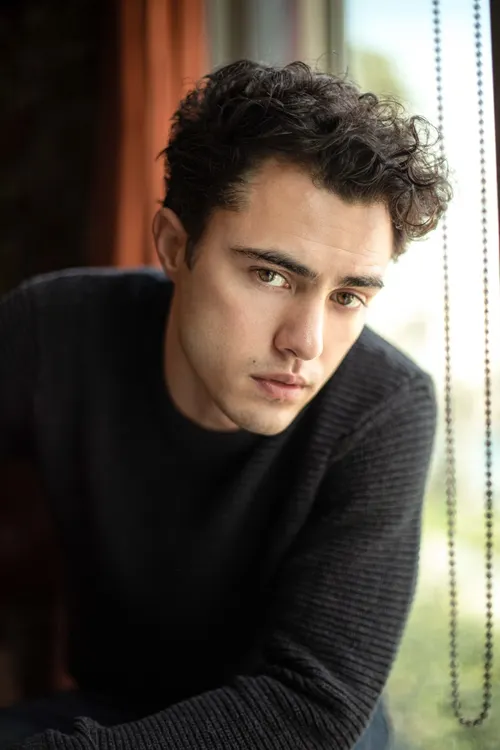
#> input picture image.png, 500 x 750 px, given in place of the camera
$ python face_detection_video.py
#> lines starting #> are read from the running program, lines starting #| are printed output that depends on the picture; after the words box and inside, x2 and y2 are one past the last pixel; in counts of white or black regions, pixels touching at a corner belong together
import cv2
import cv2.data
import random
import time

# Load model
model = cv2.CascadeClassifier(cv2.data.haarcascades + "haarcascade_frontalface_default.xml")

# Start camera
cam = cv2.VideoCapture(0)

# For FPS calculation
prev_time = 0

# Store colors for faces (to avoid flickering)
face_colors = {}

# Toggle mode
blur_mode = False

def get_color(face_id):
    if face_id not in face_colors:
        face_colors[face_id] = (
            random.randint(0,255),
            random.randint(0,255),
            random.randint(0,255)
        )
    return face_colors[face_id]

while True:
    status, frame = cam.read()
#> frame is the input picture: shape (750, 500, 3); mean B, G, R 69.2, 78.3, 86.6
    if not status:
        print("Camera not found")
        break

    gray = cv2.cvtColor(frame, cv2.COLOR_BGR2GRAY)
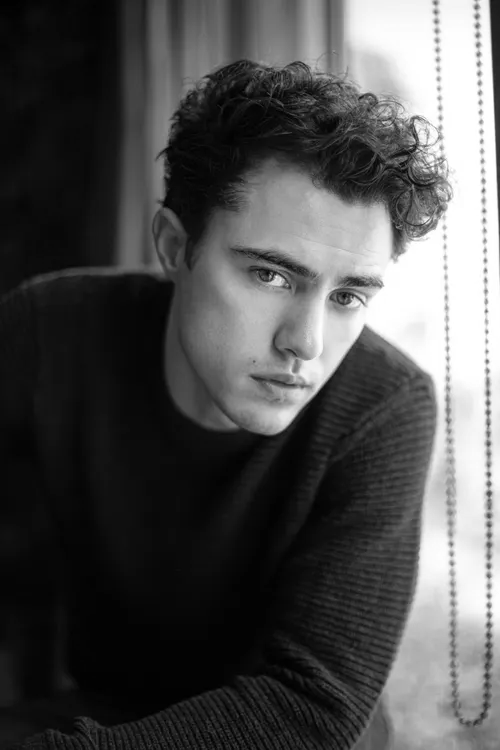
#> gray: shape (750, 500); min 0, max 255, mean 79.8

    faces = model.detectMultiScale(gray, 1.3, 5)
#> faces = [[185, 196, 229, 229]]

    # Assign IDs (simple indexing)
    for i, (x, y, w, h) in enumerate(faces):

        color = get_color(i)

        if blur_mode:
            # Blur face (privacy mode 🔐)
            face_region = frame[y:y+h, x:x+w]
            face_region = cv2.GaussianBlur(face_region, (99, 99), 30)
            frame[y:y+h, x:x+w] = face_region
        else:
            # Draw rectangle
            cv2.rectangle(frame, (x, y), (x+w, y+h), color, 2)

            # Stylish label background
            cv2.rectangle(frame, (x, y-30), (x+w, y), color, -1)

            # Label text
            cv2.putText(frame,
                        f"Face {i+1}",
                        (x+5, y-8),
                        cv2.FONT_HERSHEY_SIMPLEX,
                        0.6,
                        (255,255,255),
                        2,
                        cv2.LINE_AA)
#> this loop made 1 pass
#> (x, y, w, h, color) on pass 1: (185, 196, 229, 229, (197, 215, 20))
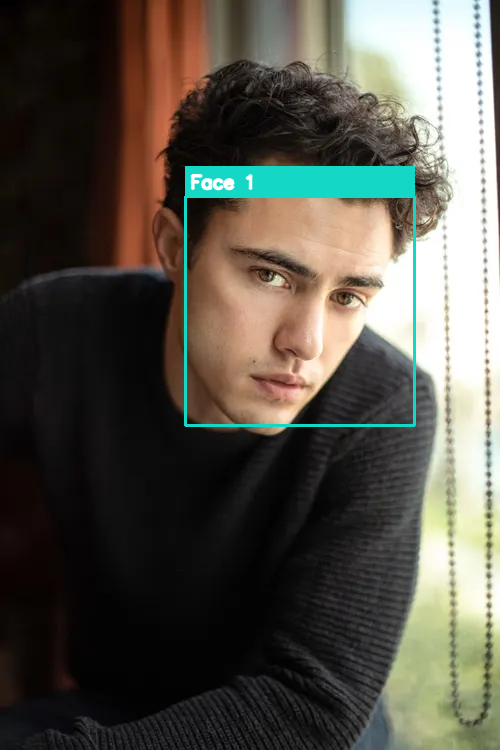
#> frame: shape (750, 500, 3); 2.51% of pixels changed, all inside (x1, y1, x2, y2) = (184, 166, 416, 427)

    # FPS calculation ⚡
    curr_time = time.time()
    fps = 1 / (curr_time - prev_time) if prev_time != 0 else 0
    prev_time = curr_time

    # Display FPS
    cv2.putText(frame,
                f"FPS: {int(fps)}",
                (10, 30),
                cv2.FONT_HERSHEY_SIMPLEX,
                0.8,
                (0, 255, 0),
                2)

    # Display face count
    cv2.putText(frame,
                f"Faces: {len(faces)}",
                (10, 60),
                cv2.FONT_HERSHEY_SIMPLEX,
                0.8,
                (255, 0, 0),
                2)

    # Mode display
    mode_text = "BLUR MODE" if blur_mode else "DETECTION MODE"
    cv2.putText(frame,
                mode_text,
                (10, 90),
                cv2.FONT_HERSHEY_SIMPLEX,
                0.8,
                (0, 255, 255),
                2)
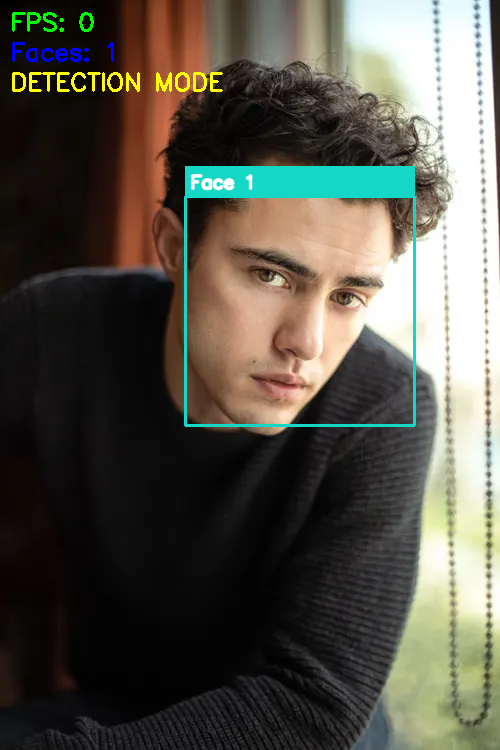
#> frame: shape (750, 500, 3); mean B, G, R 73.1, 83.4, 86

    # Show window
    cv2.imshow("AI Face System", frame)

    key = cv2.waitKey(1) & 0xFF
#> (key q is pressed here)

    # Controls 🎮
    if key == ord('q'):
        break
    elif key == ord('b'):
        blur_mode = not blur_mode  # toggle blur

# Cleanup
cam.release()
cv2.destroyAllWindows()
